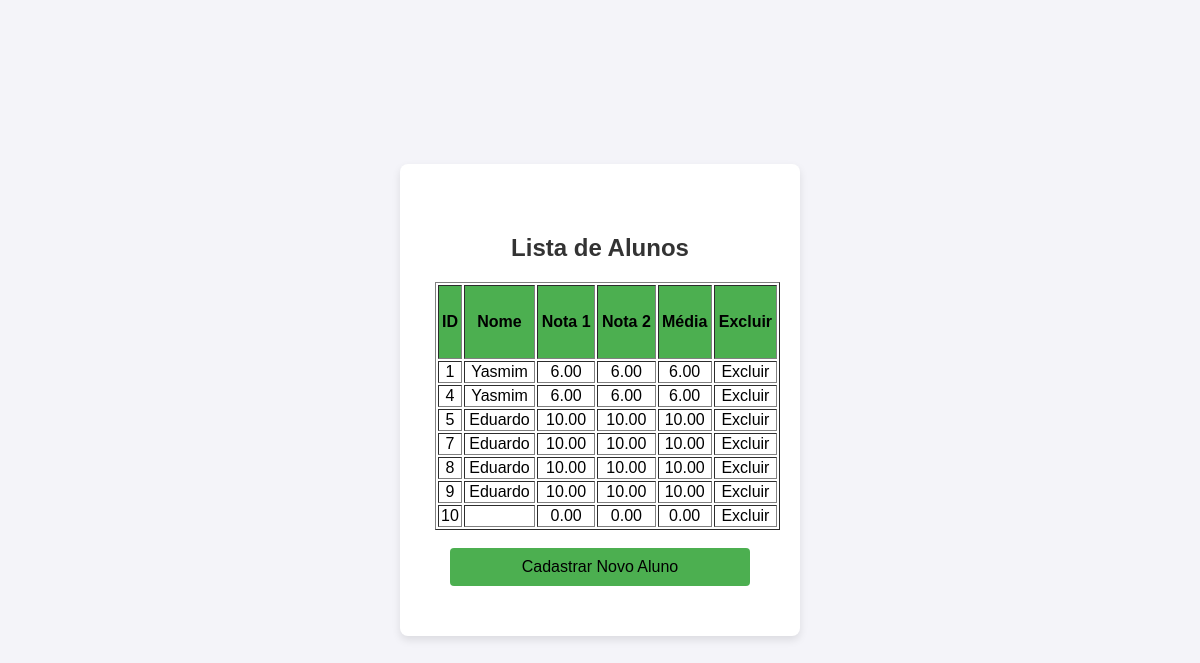
The app's page /listar.php with its own data.
### tables this page shows
CREATE TABLE `semestre` (
  `id` int(11) NOT NULL,
  `nome_aluno` varchar(100) NOT NULL,
  `nota1` decimal(10,2) NOT NULL,
  `nota2` decimal(10,2) NOT NULL,
  `media` decimal(10,2) NOT NULL
);

### ClassAlunoDAO.php (called while the page is built, shortened)
<?php
class ClassAlunoDAO
{
    public function listarAlunos()
    {
        try {
            $pdo = Conexao::getInstance();
            $sql = "SELECT * from semestre";
            $stmt = $pdo->query($sql);
            return $stmt->fetchAll(PDO::FETCH_ASSOC);
        } catch (PDOException $erro) {
            echo $erro->getMessage();
            return [];
        }
    }
}
?>

### listar.php (the view, shortened to what this page needs)
<?php
require_once 'ClassAlunoDAO.php';
$alunoDAO=new ClassAlunoDAO();
$alunos = $alunoDAO->listarAlunos();
?>
<!DOCTYPE html>
<html lang="pt-BR">
<head>
    <link rel="stylesheet" href="style.css">
</head>
<body class="listar">
    <div class="container">
        <h2>Lista de Alunos</h2>
        <table border=1>
            <thead>
                <tr>
                    <th>ID</th>
                    <th>Nome</th>
                    <th>Nota 1</th>
                    <th>Nota 2</th>
                    <th>Média</th>
                    <th>Excluir</th>
                </tr>
            </thead>
            <tbody>
                <?php foreach ($alunos as $aluno): ?>
                <tr>
                    <td><?php echo $aluno['id']?>          </td>
                    <td><?php echo $aluno['nome_aluno']?>  </td>
                    <td><?php echo $aluno['nota1']?>       </td>
                    <td><?php echo $aluno['nota2']?>       </td>
                    <td><?php echo $aluno['media']?>        </td>
                    <td>
                    <a href="excluir.php?id=<?php echo $aluno['id'];?>">Excluir</a>
                    </td>
                </tr>
                <?php endforeach; ?>
            </tbody>
        </table>
        <br>
        <center>
            <button class="btn" ><a href="index.php">Cadastrar Novo Aluno</a></button>
        </center>
    </div>
</body>
</html>

### style.css (style rules this page uses)
body { font-family: Arial, sans-serif; background-color: #f4f4f9; display: flex; justify-content: center; align-items: center; height: 100vh; margin: 0; }
.container { background-color: #fff; padding: 20px; border-radius: 8px; box-shadow: 0 4px 8px rgba(0, 0, 0, 0.1); width: 300px; }
h2 { text-align: center; color: #333; }
.btn { width: 100%; padding: 10px; background-color: #4CAF50; color: white; border: none; border-radius: 4px; cursor: pointer; font-size: 16px; }
.container a { color: #f2f3f5; text-decoration: none; }
body.listar .container a { color: #000 !important; text-decoration: none; }
body.listar th { height: 70px; text-align: center; background-color: #4CAF50; }
body.listar table { width: 115%; text-align: center; margin-left: -5%; }
body.listar .container { background-color: #fff; padding: 50px; border-radius: 8px; box-shadow: 0 4px 8px rgba(0, 0, 0, 0.1); width: 300px; }

### records on screen
semestre: id "1", nome_aluno "Yasmim", nota1 "6.00", nota2 "6.00", media "6.00"
semestre: id "4", nome_aluno "Yasmim", nota1 "6.00", nota2 "6.00", media "6.00"
semestre: id "5", nome_aluno "Eduardo", nota1 "10.00", nota2 "10.00", media "10.00"
semestre: id "7", nome_aluno "Eduardo", nota1 "10.00", nota2 "10.00", media "10.00"
semestre: id "8", nome_aluno "Eduardo", nota1 "10.00", nota2 "10.00", media "10.00"
semestre: id "9", nome_aluno "Eduardo", nota1 "10.00", nota2 "10.00", media "10.00"
semestre: id "10", nota1 "0.00", nota2 "0.00", media "0.00"
